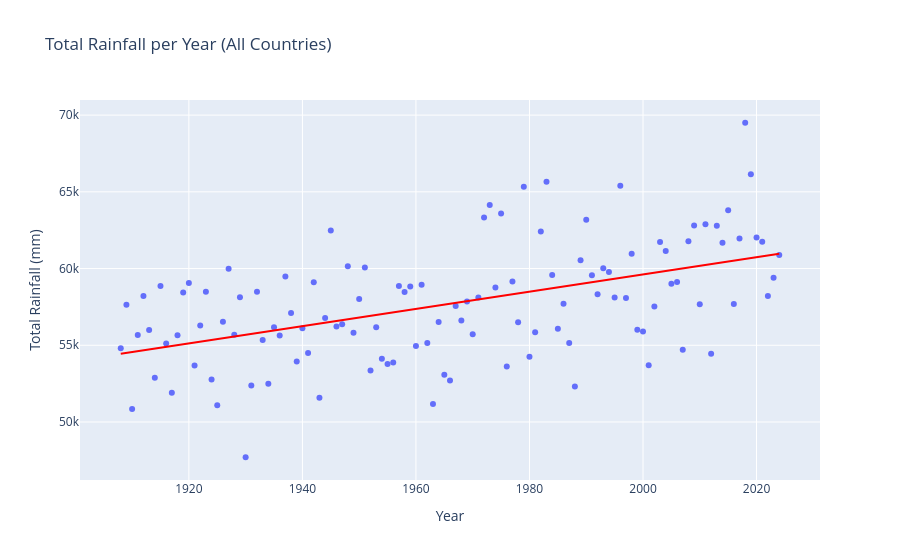

Notebook source saved alongside this figure:
### Code cell
# Plot with Plotly Express
fig = px.scatter(NA_rainfall_per_year, 
              x='year', 
              y='rainfall_mm',
              trendline= 'ols',
              title='Total Rainfall per Year (All Countries)',
              labels={'rainfall_mm': 'Total Rainfall (mm)', 'year': 'Year'})

# Make trendline red
fig.data[1].line.color = "red"
fig.data[1].line.width = 2 

fig.show()
